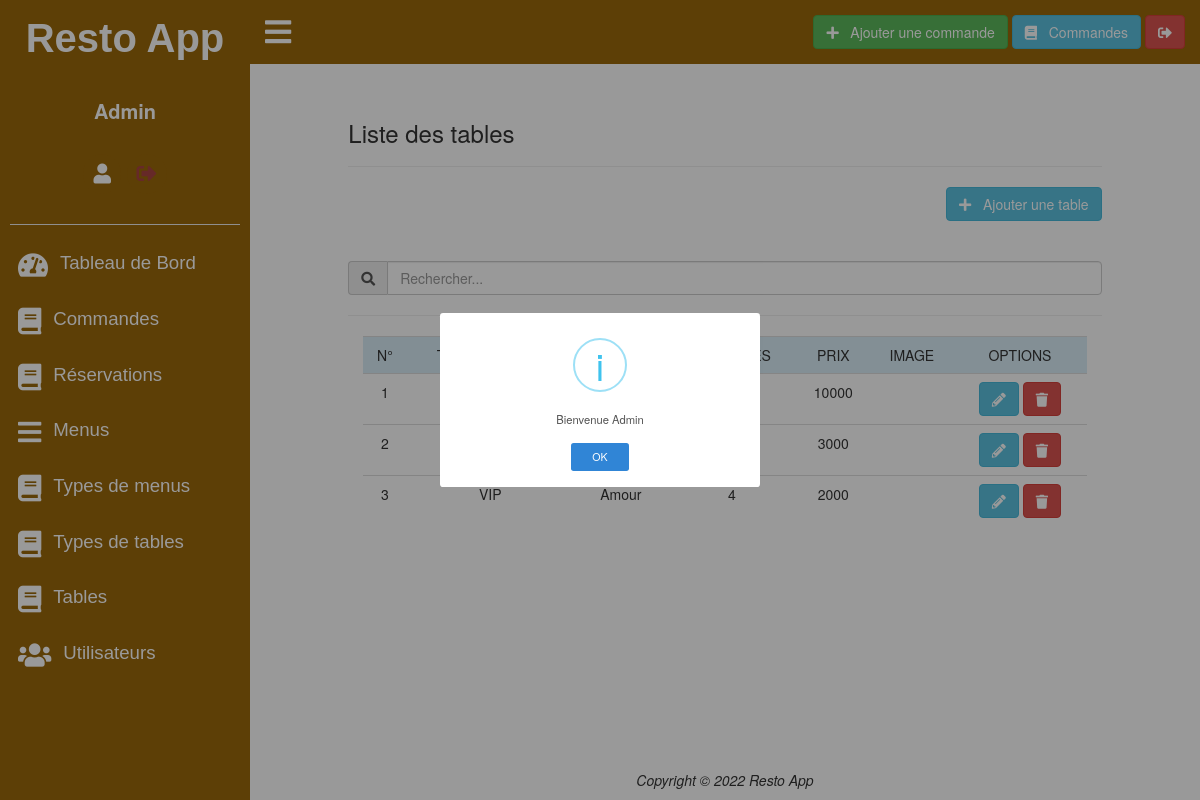
Screenshot of /app.php?view=tablerestaurant (signed in) with the database file from the repository.
### tables this page shows
create table tablerestaurant (
  idtablerestaurant integer not null auto_increment ,
  idtypetable integer not null ,
  code varchar(128) null ,
  nbplaces varchar(128) null ,
  prix float null ,
  image text null , 
  primary key (idtablerestaurant) ,
  foreign key (idtypetable) references typetable(idtypetable)
);

create table typetable (
  idtypetable integer not null auto_increment ,
  intitule varchar(128) null , 
  primary key (idtypetable) 
);

### model/Database.php (called while the page is built)
<?php
class Database {
	private $dsn;
	private $username;
	private $password;
	public function __construct() {
		$this->dsn= "mysql:host=localhost;dbname=restoapp;port=3306;charset=utf8";
		$this->username= "root";
		$this->password= "";
	}
	public function chaineConnexion() {
		$pdo= new PDO($this->dsn, $this->username, $this->password);
		$pdo->setAttribute(PDO::ATTR_ERRMODE, PDO::ERRMODE_EXCEPTION);
		return $pdo;
	}
	public function request($sql, $params= null) {
		$pdo= $this->chaineConnexion();
		$req= $pdo->prepare($sql);
		if($params == null) {
			$req->execute();
		}
		else {
			$req->execute($params);
		}
		return $req;
	}
	public function recover($req, $one= true) {
		$datas= null;
		$req->setFetchMode(PDO::FETCH_OBJ);
		if($one == true) {
			$datas= $req->fetch();
		}
		else {
			$datas= $req->fetchAll();
		}
		return $datas;
	}
}
?>

### model/TablerestaurantDB.php (called while the page is built, shortened)
<?php
require_once 'Database.php';
class TablerestaurantDB {
	private $db;
	public function __construct() {
		$this->db= new Database();
	}
	public function readAll() {
		$sql= "select * from tablerestaurant order by idtablerestaurant desc";
		$req= $this->db->request($sql);
		$datas= $this->db->recover($req, false);
		return $datas;
	}
}
?>

### model/TypetableDB.php (called while the page is built, shortened)
<?php
require_once 'Database.php';
class TypetableDB {
	private $db;
	public function __construct() {
		$this->db= new Database();
	}
	public function read($idtypetable) {
		$sql= "select * from typetable where idtypetable=?";
		$params= array($idtypetable);
		$req= $this->db->request($sql, $params);
		$data= $this->db->recover($req, true);
		return $data;
	}
}
?>

### views/tablerestaurant/index.php (the view, shortened to what this page needs)
<?php
$tablerestaurants= $tablerestaurantdb->readAll();
?>
<section>
    <div class="row">
        <div class="col-md-offset-1 col-md-10 col-md-offset-1">
            <h3>
                Liste des tables
            </h3>
            <hr />
            <div class="text-right">
                <a href="app.php?view=tablerestaurant_create" class="btn btn-info">
                    <i class="fas fa-plus"></i>
                    &nbsp;
                    Ajouter une table
                </a>
            </div>
            <br /><br />
            <div class="input-group" id="recherche">
                <span class="input-group-addon">
                    <i class="fas fa-search"></i>
                </span>
                <input table="search" name="search" id="search" class="search form-control" placeholder="Rechercher...">
            </div>
            <div class="col-md-12 text-center table-responsive" id="elements">
                <table class="table table-hover text-center">
                    <tr class="bg-info">
                        <td>N°</td>
                        <td>TYPE DE TABLE</td>
                        <td>CODE</td>
                        <td>NB PLACES</td>
                        <td>PRIX</td>
                        <td>IMAGE</td>
                        <td>OPTIONS</td>
                    </tr>
<?php
if($tablerestaurants != null && sizeof($tablerestaurants) > 0) {
    $i= 0;
    foreach ($tablerestaurants as $tablerestaurant) {
        $i++;
        $update= 'app.php?view=tablerestaurant_update&idtablerestaurant='.$tablerestaurant->idtablerestaurant;
        $delete= 'controller/tablerestaurantController.php?action=delete&idtablerestaurant='.$tablerestaurant->idtablerestaurant;
        $typetable= $typetabledb->read($tablerestaurant->idtypetable);
?>
                    <tr class="element">
                        <td class="data"><?= $i ?></td>
                        <td class="data"><?= $typetable->intitule ?></td>
                        <td class="data"><?=$tablerestaurant->code ?></td>
                        <td class="data"><?=$tablerestaurant->nbplaces ?></td>
                        <td class="data"><?=$tablerestaurant->prix ?></td>
                        <td>
                        </td>
                        <td>
                            <a href="<?= $update ?>" class="btn btn-info">
                                <i class="fas fa-pencil-alt"></i>
                            </a>
                            <a href="<?= $delete ?>" class="btn btn-danger">
                                <i class="fas fa-trash"></i>
                            </a>
                        </td>
                    </tr>
<?php
    }
}
?>
                </table>
            </div>
        </div>
    </div>
</section>

### css/style.css (style rules this page uses)
* { margin: 0; padding: 0; box-sizing: border-box; }
a, a:visited { text-decoration: none; cursor: pointer; }

### rows the page displays
tablerestaurant: prix "10000"
tablerestaurant: prix "3000"
tablerestaurant: idtypetable.intitule "VIP", code "Amour", nbplaces "4", prix "2000"

### other values shown
$_SESSION['profil']->nom "Admin"
